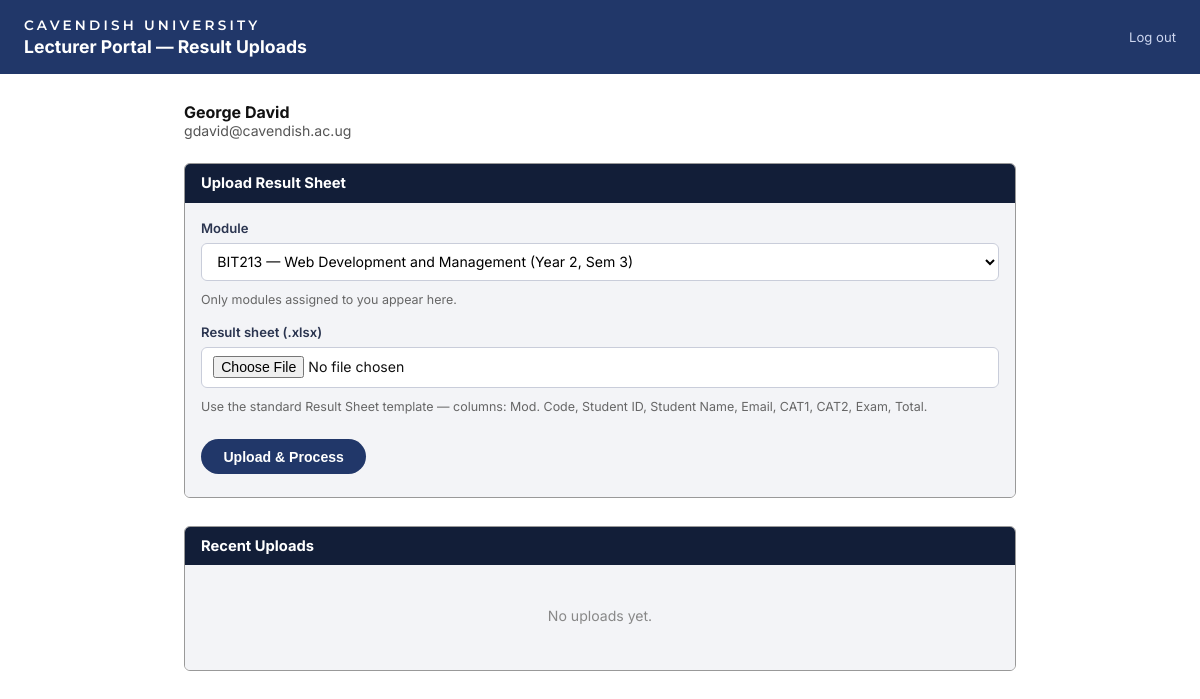
Page /LecturerUploadInterface.php (signed in) on the committed database.
### tables this page shows
CREATE TABLE IF NOT EXISTS `lecturer_tb` (
  `ID` int NOT NULL AUTO_INCREMENT,
  `lecturer_ID` varchar(10) NOT NULL,
  `lecturer_name` varchar(100) NOT NULL,
  `lecturer_email` varchar(50) NOT NULL,
  `lecturer_password` varchar(20) NOT NULL,
  PRIMARY KEY (`ID`),
  UNIQUE KEY `lecturer_ID` (`lecturer_ID`)
);

CREATE TABLE IF NOT EXISTS `module_tb` (
  `ID` int NOT NULL,
  `module_code` varchar(10) NOT NULL,
  `module_name` varchar(250) NOT NULL,
  `year_no` int NOT NULL,
  `sem_no` int NOT NULL,
  `program_code` varchar(10) NOT NULL,
  `credit_unit` decimal(3,1) NOT NULL,
  PRIMARY KEY (`ID`),
  UNIQUE KEY `module_code_2` (`module_code`),
  KEY `module_code` (`module_code`),
  KEY `program_code` (`program_code`)
);

### LecturerUploadInterface.php (the view, shortened to what this page needs)
<?php
$db_host = "127.0.0.1";
$db_port = "3306";
$db_name = "apaagps_db";
$db_user = "root";
$db_pass = "";
$lecturerID = $_SESSION["lecturer_ID"];
try {
    $dsn = "mysql:host={$db_host};port={$db_port};dbname={$db_name};charset=utf8mb4";
    $pdo = new PDO($dsn, $db_user, $db_pass, [
        PDO::ATTR_ERRMODE            => PDO::ERRMODE_EXCEPTION,
        PDO::ATTR_DEFAULT_FETCH_MODE => PDO::FETCH_ASSOC,
        PDO::ATTR_EMULATE_PREPARES   => false,
    ]);
} catch (PDOException $e) {
    die("Database connection failed: " . $e->getMessage());
}
$stmtL = $pdo->prepare("SELECT lecturer_ID, lecturer_name, lecturer_email FROM lecturer_tb WHERE lecturer_ID = ? LIMIT 1");
$stmtL->execute([$lecturerID]);
$lecturer = $stmtL->fetch();
$stmtM = $pdo->prepare("
    SELECT m.module_code, m.module_name, m.year_no, m.sem_no, m.credit_unit
    FROM   lecturer_module_tb lm
    JOIN   module_tb m ON lm.module_code = m.module_code
    WHERE  lm.lecturer_ID = ?
    ORDER  BY m.module_code
");
$stmtM->execute([$lecturerID]);
$assignedModules = $stmtM->fetchAll();
$assignedCodes   = array_map(fn($m) => $m["module_code"], $assignedModules);
$selectedModule = $_POST["module_code"] ?? ($assignedCodes[0] ?? null);
$stmtRecent = $pdo->prepare("
    SELECT module_code, file_name, rows_total, rows_inserted, rows_updated, rows_skipped, uploaded_at
    FROM   result_upload_log_tb
    WHERE  lecturer_ID = ?
    ORDER  BY uploaded_at DESC
    LIMIT  5
");
$stmtRecent->execute([$lecturerID]);
$recentUploads = $stmtRecent->fetchAll();
?>
<!DOCTYPE html>
<html lang="en">
<head>
</head>
<body>
<header class="site-header">
    <div>
        <h4>Cavendish University</h4>
        <h1>Lecturer Portal — Result Uploads</h1>
    </div>
    <a class="logout-link" href="LecturerLogout.php">Log out</a>
</header>
<main class="page-wrap">
    <div class="lecturer-row">
        <div>
            <div class="lecturer-name"><?= htmlspecialchars($lecturer["lecturer_name"]) ?></div>
            <div class="lecturer-email"><?= htmlspecialchars($lecturer["lecturer_email"]) ?></div>
        </div>
    </div>
    <?php if (empty($assignedModules)): ?>
        <p class="empty">You are not currently assigned to any modules. Contact the academic office to be assigned a module before uploading results.</p>
    <?php else: ?>
    <div class="card">
        <div class="card-header">Upload Result Sheet</div>
        <div class="card-body">
            <form action="LecturerUploadInterface.php" method="post" enctype="multipart/form-data">
                <div class="field-group">
                    <label for="module_code">Module</label>
                    <select name="module_code" id="module_code" required>
                        <?php foreach ($assignedModules as $m): ?>
                        <option value="<?= htmlspecialchars($m["module_code"]) ?>"
                            <?= $selectedModule === $m["module_code"] ? 'selected' : '' ?>>
                            <?= htmlspecialchars($m["module_code"]) ?> — <?= htmlspecialchars($m["module_name"]) ?>
                        </option>
                        <?php endforeach; ?>
                    </select>
                    <p class="module-hint">Only modules assigned to you appear here.</p>
                </div>
                <div class="field-group">
                    <label for="result_file">Result sheet (.xlsx)</label>
                    <input type="file" name="result_file" id="result_file" accept=".xlsx" required>
                    <p class="module-hint">Use the standard Result Sheet template — columns: Mod. Code, Student ID, Student Name, Email, CAT1, CAT2, Exam, Total.</p>
                </div>
                <button type="submit" class="btn-upload">Upload &amp; Process</button>
            </form>
        </div>
    </div>
    <div class="card">
        <div class="card-header">Recent Uploads</div>
        <div class="card-body">
            <?php if (empty($recentUploads)): ?>
                <p class="empty">No uploads yet.</p>
            <?php endif; ?>
        </div>
    </div>
    <?php endif; ?>
</main>
</body>
</html>

### LecturerUploadInterface.php (style rules this page uses)
* { box-sizing: border-box; margin: 0; padding: 0; }
body { font-family: 'Inter', sans-serif; font-size: 14px; color: #111; background: #fff; }
.site-header { display: flex; align-items: center; justify-content: space-between; padding: 1.2em 1.5rem; background: #213769; }
.site-header h4 { color: #fff; font-family: 'Montserrat', sans-serif; letter-spacing: 0.2rem; font-weight: 600; font-size: 0.85rem; text-transform: uppercase; }
.site-header h1 { color: #fff; font-size: 1.1rem; font-weight: 700; margin-top: 0.2rem; }
.logout-link { color: #cdd6ef; font-size: 0.82rem; text-decoration: none; }
.page-wrap { max-width: 880px; margin: 1.75rem auto; padding: 0 1.5rem 3rem; }
.lecturer-row { display: flex; justify-content: space-between; align-items: baseline; margin-bottom: 1.5rem; }
.lecturer-name { font-weight: 700; font-size: 1rem; }
.lecturer-email { font-size: 0.88rem; color: #555; }
.card { border: 1px solid #999; border-radius: 6px; margin-bottom: 1.75rem; overflow: hidden; }
.card-header { background: #121e38; color: #fff; font-weight: 700; font-size: 0.92rem; padding: 0.65rem 1rem; }
.card-body { background: #f3f4f7; padding: 1.1rem 1rem 1.4rem; }
.field-group { display: flex; flex-direction: column; gap: 0.4rem; margin-bottom: 1.1rem; }
label { font-size: 0.82rem; font-weight: 600; color: #2b3550; }
select, input[type="file"] { padding: 0.55rem 0.7rem; border: 1.5px solid #c9cdda; border-radius: 6px; font-family: 'Inter', sans-serif; font-size: 0.88rem; background: #fff; }
.module-hint { font-size: 0.78rem; color: #666; margin-top: 0.25rem; }
button.btn-upload { padding: 0.6rem 1.4rem; border: none; border-radius: 20px; background: #213769; color: #fff; font-weight: 600; font-size: 0.88rem; cursor: pointer; margin-top: 0.5rem; }
.empty { text-align: center; padding: 1.5rem; color: #888; font-size: 0.88rem; }

### rows in the picture
lecturer_tb: lecturer_name "George David", lecturer_email "gdavid@cavendish.ac.ug"
module_tb: module_code "BIT213 — Web Development and Management (Year 2, Sem 3)"
